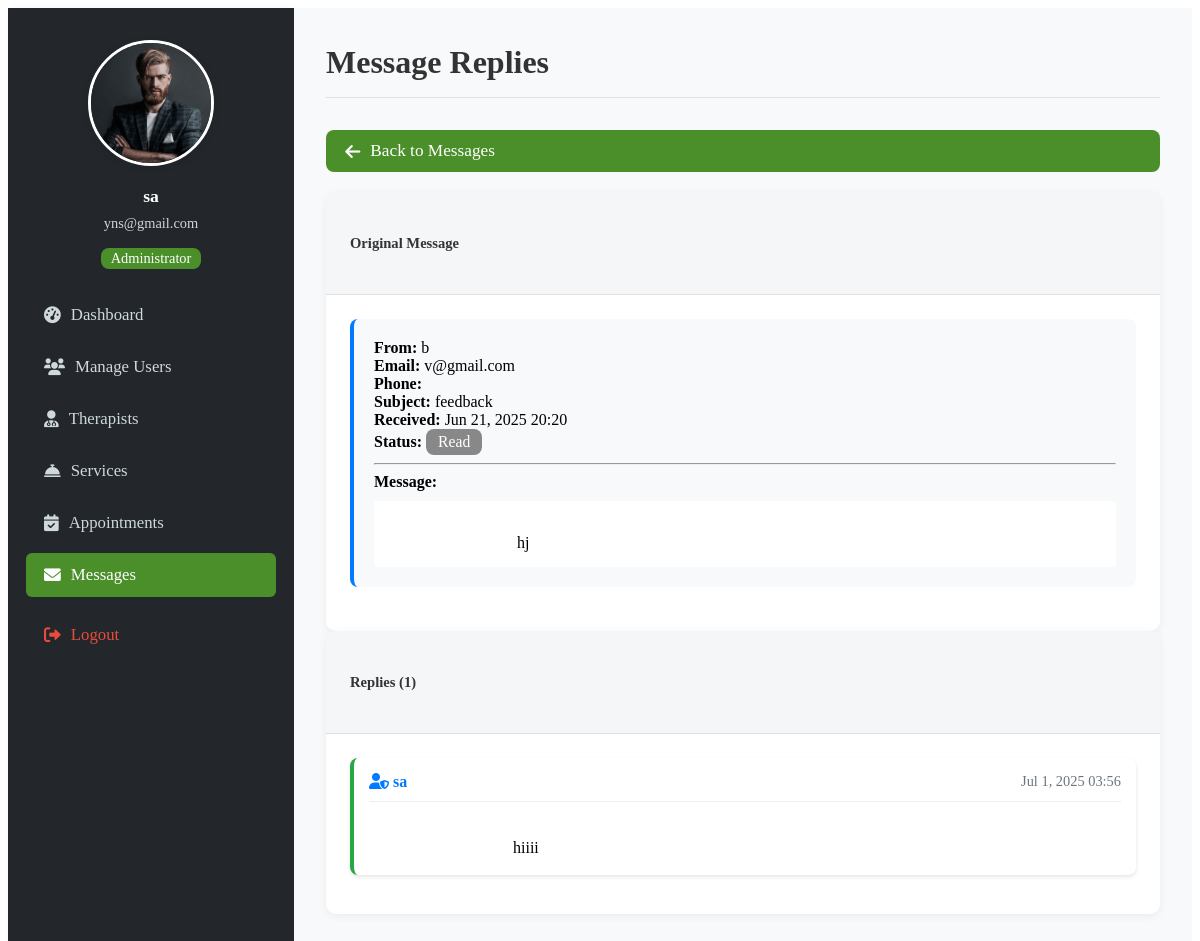
/admin/view_replies.php?message_id=4 (signed in), run on the app's committed database.
### tables this page shows
CREATE TABLE `contact_messages` (
  `id` int(11) NOT NULL,
  `name` varchar(255) NOT NULL,
  `email` varchar(255) NOT NULL,
  `phone` varchar(50) DEFAULT NULL,
  `subject` varchar(255) NOT NULL,
  `message` text NOT NULL,
  `is_read` tinyint(1) NOT NULL DEFAULT 0,
  `created_at` timestamp NOT NULL DEFAULT current_timestamp()
);

CREATE TABLE `message_replies` (
  `id` int(11) NOT NULL,
  `message_id` int(11) NOT NULL,
  `admin_id` int(11) NOT NULL,
  `reply_text` text NOT NULL,
  `created_at` timestamp NOT NULL DEFAULT current_timestamp()
);

CREATE TABLE `users` (
  `user_id` int(11) NOT NULL,
  `username` varchar(50) NOT NULL,
  `pwd` varchar(225) NOT NULL,
  `phone` int(20) NOT NULL,
  `email` varchar(100) NOT NULL,
  `role` enum('client','therapist','admin') NOT NULL
);

### admin/view_replies.php (the view, shortened to what this page needs)
<?php
include('../dbconnect.php');
$message_id = $_GET['message_id'];
$stmt = $conn->prepare("SELECT * FROM contact_messages WHERE id = ?");
$stmt->bind_param("i", $message_id);
$stmt->execute();
$result = $stmt->get_result();
$original_message = $result->fetch_assoc();
$replies = [];
$stmt = $conn->prepare("SELECT mr.*, u.username as admin_name FROM message_replies mr
                       JOIN users u ON mr.admin_id = u.user_id
                       WHERE mr.message_id = ?
                       ORDER BY mr.created_at ASC");
$stmt->bind_param("i", $message_id);
$stmt->execute();
$result = $stmt->get_result();
while ($row = $result->fetch_assoc()) {
    $replies[] = $row;
}
?>
<!DOCTYPE html>
<html lang="en">
<head>
    <link rel="stylesheet" href="admin_dashboard_custom.css">
    <link rel="stylesheet" href="https://cdnjs.cloudflare.com/ajax/libs/font-awesome/6.0.0/css/all.min.css">
</head>
<body>
    <div class="admin-flex">
        <div class="admin-sidebar">
            <div class="text-center mb-4">
                <div class="mb-3">
                    <img src="../image/c2.jpg" alt="Admin Profile" class="admin-profile-pic">
                </div>
                <h5><?php echo htmlspecialchars($_SESSION['username']); ?></h5>
                <small><?php echo htmlspecialchars($_SESSION['email']); ?></small>
                <div class="mt-2 admin-badge">Administrator</div>
            </div>
            <ul class="admin-nav">
                <li><a class="admin-nav-link" href="dashboard.php"><i class="fas fa-tachometer-alt"></i>Dashboard</a></li>
                <li><a class="admin-nav-link" href="users.php"><i class="fas fa-users"></i>Manage Users</a></li>
                <li><a class="admin-nav-link" href="therapists.php"><i class="fas fa-user-md"></i>Therapists</a></li>
                <li><a class="admin-nav-link" href="services.php"><i class="fas fa-concierge-bell"></i>Services</a></li>
                <li><a class="admin-nav-link" href="appointments.php"><i class="fas fa-calendar-check"></i>Appointments</a></li>
                <li><a class="admin-nav-link active" href="messages.php"><i class="fas fa-envelope"></i>Messages</a></li>
                <li class="spacing-top"><a class="admin-nav-link text-danger" href="../logout.php"><i class="fas fa-sign-out-alt"></i>Logout</a></li>
            </ul>
        </div>
        <div class="admin-main">
            <div class="admin-header">
                <h1>Message Replies</h1>
            </div>
            <div class="back-button">
                <a href="messages.php" class="admin-btn admin-btn-secondary">
                    <i class="fas fa-arrow-left"></i> Back to Messages
                </a>
            </div>
            <div class="admin-card">
                <div class="admin-card-header">
                    <h5>Original Message</h5>
                </div>
                <div class="admin-card-body">
                    <div class="message-details">
                        <div class="row">
                            <div class="col-md-6">
                                <strong>From:</strong> <?php echo htmlspecialchars($original_message['name']); ?><br>
                                <strong>Email:</strong> <?php echo htmlspecialchars($original_message['email']); ?><br>
                                <strong>Phone:</strong> <?php echo htmlspecialchars($original_message['phone']); ?>
                            </div>
                            <div class="col-md-6">
                                <strong>Subject:</strong> <?php echo htmlspecialchars($original_message['subject']); ?><br>
                                <strong>Received:</strong> <?php echo date('M j, Y H:i', strtotime($original_message['created_at'])); ?><br>
                                <strong>Status:</strong>
                                <span class="badge <?php echo $original_message['is_read'] ? 'bg-secondary' : 'bg-success'; ?>">
                                    <?php echo $original_message['is_read'] ? 'Read' : 'Unread'; ?>
                                </span>
                            </div>
                        </div>
                        <hr>
                        <div class="spacing-top">
                            <strong>Message:</strong><br>
                            <div style="white-space: pre-wrap; margin-top: 10px; padding: 15px; background-color: white; border-radius: 4px;">
                                <?php echo htmlspecialchars($original_message['message']); ?>
                            </div>
                        </div>
                    </div>
                </div>
            </div>
            <div class="admin-card">
                <div class="admin-card-header">
                    <h5>Replies (<?php echo count($replies); ?>)</h5>
                </div>
                <div class="admin-card-body">
                    <?php if (empty($replies)): ?>
                        <div class="no-replies">
                            <i class="fas fa-comment-slash fa-3x mb-3"></i>
                            <p>No replies yet for this message.</p>
                        </div>
                    <?php else: ?>
                        <?php foreach ($replies as $reply): ?>
                            <div class="reply-item">
                                <div class="reply-header">
                                    <div class="reply-author">
                                        <i class="fas fa-user-shield"></i> <?php echo htmlspecialchars($reply['admin_name']); ?>
                                    </div>
                                    <div class="reply-date">
                                        <?php echo date('M j, Y H:i', strtotime($reply['created_at'])); ?>
                                    </div>
                                </div>
                                <div class="reply-content">
                                    <?php echo htmlspecialchars($reply['reply_text']); ?>
                                </div>
                            </div>
                        <?php endforeach; ?>
                    <?php endif; ?>
                </div>
            </div>
        </div>
    </div>
</body>
</html>

### admin/admin_dashboard_custom.css (style rules this page uses)
.admin-flex { display: flex; min-height: 100vh; background: #f8f9fa; }
.admin-sidebar { width: 250px; background: #23272b; color: #fff; padding: 32px 18px 18px 18px; box-shadow: 2px 0 8px rgba(0,0,0,0.04); display: flex; flex-direction: column; min-height: 100vh; }
.admin-sidebar .text-center { text-align: center; }
.admin-sidebar .mb-4 { margin-bottom: 1.5rem; }
.admin-sidebar .mb-3 { margin-bottom: 1rem; }
.admin-sidebar .mt-2 { margin-top: 0.5rem; }
.admin-sidebar .spacing-top { margin-top: 1rem; }
.admin-sidebar h5 { margin: 0 0 0.5rem 0; font-size: 1.1rem; font-weight: 600; }
.admin-sidebar small { display: block; margin-bottom: 0.5rem; font-size: 0.9rem; opacity: 0.8; }
.admin-badge { display: inline-block; padding: 2px 10px; border-radius: 8px; font-size: 0.9rem; font-weight: 500; background: #4a8f29; color: #fff; }
.admin-profile-pic { width: 120px; height: 120px; border-radius: 50%; object-fit: cover; border: 3px solid #fff; box-shadow: 0 2px 8px rgba(0,0,0,0.1); }
.admin-nav { list-style: none; padding: 0; margin: 0; }
.admin-nav-link { display: flex; align-items: center; color: #cfd8dc; text-decoration: none; padding: 12px 18px; border-radius: 6px; margin-bottom: 8px; font-size: 1.05rem; transition: background 0.2s, color 0.2s; }
.admin-nav-link.active, .admin-nav-link:hover { background: #4a8f29; color: #fff; }
.admin-nav-link i { margin-right: 10px; }
.admin-nav-link.text-danger { color: #e74c3c; }
.admin-main { flex: 1; padding: 36px 32px 32px 32px; background: #f8f9fa; min-width: 0; margin-bottom: 32px; }
.admin-header { display: flex; justify-content: space-between; align-items: center; margin-bottom: 32px; border-bottom: 1px solid #e0e0e0; padding-bottom: 16px; }
.admin-header h1 { font-size: 2rem; color: #333; margin: 0; }
.admin-card { background: #fff; border-radius: 10px; box-shadow: 0 2px 8px rgba(0,0,0,0.06); margin-bottom: 0; overflow: hidden; flex: 1 1 900px; min-width: 900px; max-width: 1100px; display: flex; flex-direction: column; }
.admin-card-header { background: #f4f6f8; padding: 18px 24px; border-bottom: 1px solid #e0e0e0; font-size: 1.1rem; font-weight: 600; color: #333; }
.admin-card-body { padding: 24px; flex: 1; overflow-x: auto; }
.admin-btn { display: flex; align-items: center; justify-content: flex-start; background: #4a8f29; color: #fff; padding: 0.7rem 1.2rem; border: none; border-radius: 8px; cursor: pointer; text-decoration: none; font-size: 1.08rem; transition: background 0.3s; width: 100%; font-weight: 500; gap: 10px; margin: 0; box-sizing: border-box; }
.admin-btn:last-child { margin-bottom: 0; }
.badge { display: inline-block; padding: 4px 12px; border-radius: 8px; font-size: 0.98rem; font-weight: 500; margin-left: 0; }
.bg-secondary { background: #888 !important; color: #fff !important; }
@media (max-width: 1200px) { .admin-card { min-width: 0; max-width: 100%; } }

### admin/view_replies.php (style rules this page uses)
.message-details { background-color: #f8f9fa; padding: 20px; border-radius: 8px; margin-bottom: 20px; border-left: 4px solid #007bff; }
.reply-item { background-color: white; padding: 15px; border-radius: 8px; margin-bottom: 15px; border-left: 4px solid #28a745; box-shadow: 0 2px 4px rgba(0,0,0,0.1); }
.reply-header { display: flex; justify-content: space-between; align-items: center; margin-bottom: 10px; padding-bottom: 10px; border-bottom: 1px solid #eee; }
.reply-author { font-weight: bold; color: #007bff; }
.reply-date { color: #6c757d; font-size: 0.9rem; }
.reply-content { white-space: pre-wrap; line-height: 1.5; }
.back-button { margin-bottom: 20px; }

### data on the page
contact_messages: name "b", email "v@gmail.com", subject "feedback", created_at "Jun 21, 2025 20:20", message "hj"
message_replies: users.username "sa", created_at "Jul 1, 2025 03:56", reply_text "hiiii"

### other printed values
$_SESSION['username'] "sa"
$_SESSION['email'] "yns@gmail.com"
count($replies) "1"
